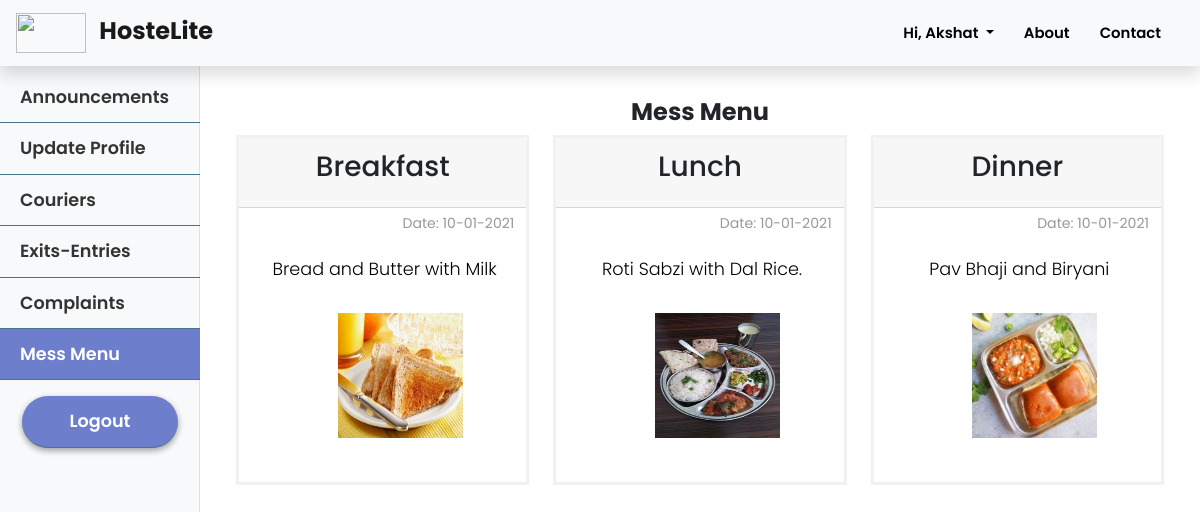
Page /students/mess (signed in) on the earlier database version.
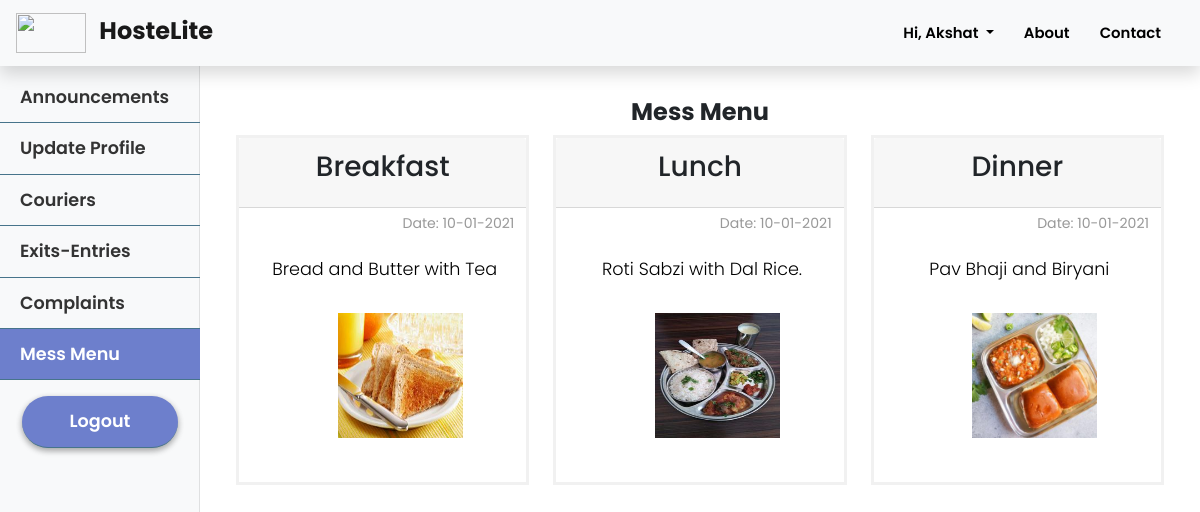
Same page on the later database version.
### hostelmanagement/models.py (models this page shows, shortened)
class User(db.Model, UserMixin):
    id = db.Column(db.Integer, primary_key=True)
    college_id = db.Column(db.String(9), unique=True, nullable=False)
    firstname = db.Column(db.String(20), nullable=False)
    lastname = db.Column(db.String(20), nullable=False)
    email = db.Column(db.String(120), unique=True, nullable=False)
    password = db.Column(db.String(60), nullable=False)
    phone = db.Column(db.String(10), unique=True, nullable=False)
    address = db.Column(db.Text, nullable=False)
    course = db.Column(db.String(20),nullable=True)
    department = db.Column(db.String(20), nullable=True)
    user_type = db.Column(db.Integer, nullable = False, default=1)
    room_no = db.Column(db.Integer, nullable = True)
    announcements = db.relationship('Announcement', backref='author', lazy=True)
    complaints = db.relationship('Complaint', backref='author', lazy=True)
    mess_menu = db.relationship('MessMenu', backref='author', lazy=True)
    courier = db.relationship('Courier', backref='user', lazy=True)
    exitentry = db.relationship('ExitEntry', backref='user', lazy=True)
    visitor = db.relationship('Visitor', backref='user', lazy=True)

class MessMenu(db.Model):
    id = db.Column(db.Integer, primary_key = True)
    user_id = db.Column(db.Integer, db.ForeignKey('user.id'), nullable = False)
    type_of_meal = db.Column(db.String(100), nullable = False)
    menu = db.Column(db.Text, nullable = False)
    image = db.Column(db.String(20), nullable = False, default = 'food.jpg')
    date_posted = db.Column(db.DateTime, nullable = False, default = datetime.utcnow)

### hostelmanagement/routes.py (the view)
@app.route("/students/mess")
@login_required
def mess_menu():
    messMenu = MessMenu.query.filter_by()
    return render_template('student/mess_menu.html', title = 'Mess Menu', messMenu = messMenu)

### hostelmanagement/models.py (called while the page is built)
@login_manager.user_loader
def load_user(user_id):
    return User.query.get(int(user_id))

### hostelmanagement/templates/student/mess_menu.html
{% extends '/student/students_layout.html' %}
{% block student_mess_menu %}active{% endblock student_mess_menu %}
{% block student_content %}
    <h4 class="mb-2 font-weight-bold" style="text-align: center; padding-top: 20px;">Mess Menu</h4>
    <div class="card-deck grid-mess ml-2 mr-2">
        {% for item in messMenu %}
            <div class="card-mess ml-1 mr-1">
                <div class="card-header">
                    <h3 style="text-align: center;" class="card-title">{{ item.type_of_meal }}</h3>
                </div>
                <div class="card-body" style="padding-top: 0px;">
                    <p style="text-align: right;"><small>Date: {{item.date_posted.strftime('%d-%m-%Y')}}</small></p>
                    <p style="color: black; text-align: center;">{{item.menu}}</p>
                </div>
                <div style="margin:auto;" class="col-md-5"><img width=125px height=125px src="{{ url_for('static', filename='menu_pics/' + item.image) }}" alt="food"></div>
            </div>
        {% endfor %}
    </div>
{% endblock %}

### hostelmanagement/templates/student/students_layout.html (shortened to what this page needs)
{% extends 'layout.html' %}
{% block content %}
    <div class="container-fluid">
        <div class="row">
            <nav id="sidebarMenu" class="col-md-3 col-lg-2 d-md-block bg-light sidebar">
                <div class="sidebar-sticky pt-3">
                    <ul class="nav flex-column">
                        <li class="nav-item pt-2 onHover {% block student_announcements %}{% endblock student_announcements %}">
                            <a class="nav-link" href="{{ url_for('display_student_announcements') }}">Announcements</a>
                        </li>
                        <li class="nav-item onHover {% block student_update %}{% endblock student_update %}">
                            <a class="nav-link" href="{{ url_for('update_account') }}">Update Profile</a>
                        </li>
                        <li class="nav-item onHover {% block student_couriers %}{% endblock student_couriers %}">
                            <a class="nav-link" href="{{ url_for('display_couriers') }}">Couriers</a>
                        </li>
                        <li class="nav-item onHover {% block student_exit_entry %}{% endblock student_exit_entry %}">
                            <a class="nav-link" href="{{ url_for('display_entry_exits') }}">Exits-Entries</a>
                        </li>
                        <li class="nav-item onHover {% block student_complaints %}{% endblock student_complaints %}">
                            <a class="nav-link" href="{{ url_for('display_complaints') }}">Complaints</a>
                        </li>
                        <li class="nav-item onHover {% block student_mess_menu %}{% endblock student_mess_menu %}">
                            <a class="nav-link" href="{{ url_for('mess_menu') }}">Mess Menu</a>
                        </li>
                        <li class="nav-item mt-3 ml-auto mr-auto">
                            <a class="nav-link toButton pl-5 pr-5" style="color: white; font-weight: 600" href="{{ url_for('logout') }}">Logout</a>
                        </li>
                    </ul>
                </div>
            </nav>
            <main role="main" class="col-md-9 ml-sm-auto mt-2 col-lg-10 px-md-4">
                {% block student_content %}
                {% endblock %}
            </main>
        </div>
    </div>
{% endblock %}

### hostelmanagement/templates/layout.html (shortened to what this page needs)
<!DOCTYPE html>
<html>
<head>
    <link rel="stylesheet" href="https://cdn.jsdelivr.net/npm/bootstrap@4.5.3/dist/css/bootstrap.min.css">
    <link rel='stylesheet' href="{{ url_for('static', filename='style.css') }}">
    <link rel="stylesheet" href="https://use.fontawesome.com/releases/v5.8.1/css/all.css"
 />
</head>
<body>
    <section id="landingPage">
        <nav class="navbar sticky-top shadow navbar-expand-lg navbar-light bg-light">
            <a class="navbar-brand col-md-3 col-lg-2 mr-0 pl-0 pr-0" href="{{url_for('index')}}">
                <img src="https://cdn.logo.com/hotlink-ok/logo-social.png" width="70" height="40" class="d-inline-block align-top" alt="" loading="lazy">
                <strong class="pl-2 mt-2" style="font-size:1.2em;">HosteLite</strong>
            </a>
            <ul class='navbar-nav ml-auto mr-2'>
                {% if not current_user.is_authenticated %}
                    <li class="nav-item">
                        <a class="nav-link" href="{{ url_for('about') }}">About</a>
                    </li>
                    <li class="nav-item">
                        <a class="nav-link" href="{{ url_for('contact') }}">Contact</a>
                    </li>
                    <li class="nav-item">
                        <a class="nav-link" href="{{ url_for('login') }}">Log In</a>
                    </li>
                    <li class="nav-item">
                        <a class="nav-link toButton pl-15 pr-15" style="color: white; font-weight: 600" href="{{ url_for('application') }}">Apply Now</a>
                    </li>
                {% else %}
                    <li class="nav-item dropdown">
                        <a class="nav-link dropdown-toggle" href="#" id="navbarDropdown" role="button" data-toggle="dropdown" aria-haspopup="true" aria-expanded="false">
                            Hi, {{ current_user.firstname }}
                        </a>
                    </li>
                    <li class="nav-item">
                        <a class="nav-link" href="{{ url_for('about') }}">About</a>
                    </li>
                    <li class="nav-item">
                        <a class="nav-link" href="{{ url_for('contact') }}">Contact</a>
                    </li>
                {% endif %}
            </ul>
        </nav>
    </section>
    {% block content %}
    {% endblock %}
</body>
</html>

### hostelmanagement/static/style.css (style rules this page uses)
* { margin: 0; padding: 0; font-family: "Poppins", sans-serif; font-size: 16px; box-sizing: border-box; }
body { padding-top: 70px; overflow-x:hidden; scroll-behavior: smooth; }
.toButton { text-align: center; border-radius: 2rem; background: #6d7fcc; box-shadow: 0 2px 6px rgba(0, 0, 0, 0.16), 0 3px 6px rgba(0, 0, 0, 0.23); color: #fff; -webkit-transition: all 0.4s; -moz-transition: all 0.4s; transition: all 0.4s; }
#landingPage nav { position: fixed; width: 100%; opacity: 1; background-color: rgba(255, 255, 255); }
#landingPage nav ul a { font-size: 0.93em; font-weight: 600; text-decoration: none; padding: 10px 15px; text-align: center; color: #000; }
p { font-family: 'Poppins', sans-serif; font-size: 1.1em; font-weight: 300; line-height: 1.7em; color: #999; }
.sidebar { position: fixed; top: 0; bottom: 0; left: 0; z-index: 100; padding: 48px 0 0; box-shadow: inset -1px 0 0 rgba(0, 0, 0, .1); }
.sidebar-sticky { position: relative; top: 0; height: calc(100vh - 48px); padding-top: .5rem; overflow-x: hidden; overflow-y: auto; }
.sidebar .nav-link { font-size: 1.1em; font-weight: 600; padding: 12px 20px; border-bottom: 1px solid #47748b; color: #333; }
.sidebar ul li.onHover.active > a, a[aria-expanded="true"] { color: #fff; background: #6d7fcc; }
.grid-mess { display: grid; grid-template-columns: repeat(3, 1fr); gap: 16px; }
.card-mess { height: 350px; border: 3px solid #f1f1f1; }
.card-body { padding: 0.75rem; padding-left: 1rem; }

Differences in the rows shown:
changed MessMenu "Breakfast": menu "Bread and Butter with Milk" → "Bread and Butter with Tea"
